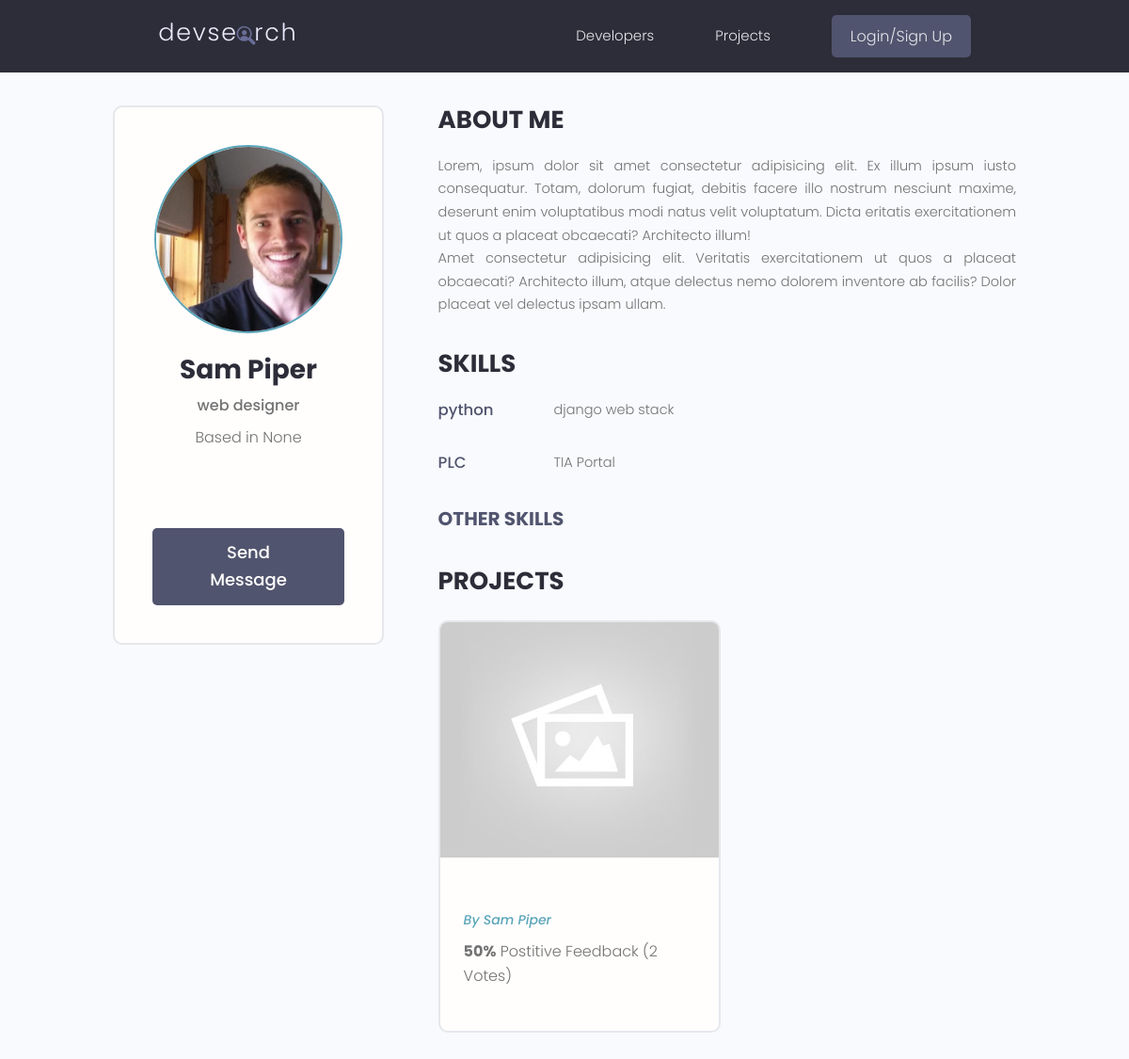
/profile/7f9dd5a284bc4281b8ed7ca192f36981, run on an earlier commit of the app's database.
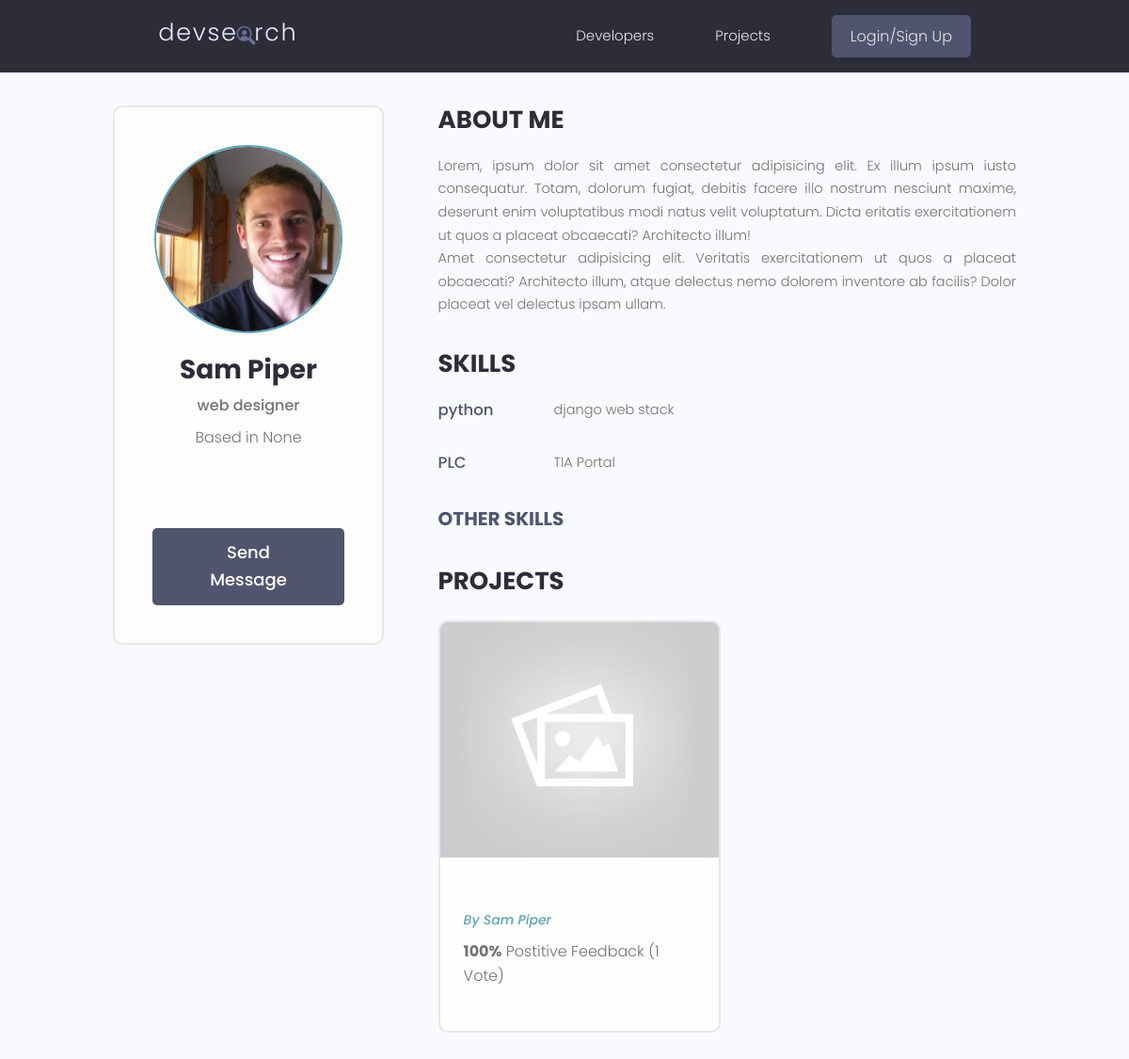
And on a later commit of the database.
### projects/models.py (models this page shows, shortened)
class Project(models.Model):
    owner = models.ForeignKey(Profile, on_delete=models.CASCADE, null=True, blank=True)
    title = models.CharField(max_length=200)
    description = models.TextField(null=True, blank=True)
    featured_image = models.ImageField(null=True, blank=True, default="default.jpg")
    demo_link = models.CharField(max_length=2000, null=True, blank=True)
    source_link = models.CharField(max_length=2000, null=True, blank=True)
    tags = models.ManyToManyField("Tag", blank=True)
    vote_total = models.IntegerField(default=0, null=True, blank=True)
    vote_ratio = models.IntegerField(default=0, null=True, blank=True)
    created = models.DateTimeField(auto_now_add=True)
    id = models.UUIDField(
        default=uuid.uuid4, unique=True, primary_key=True, editable=False
    )
    class Meta:
        ordering = ["-vote_ratio", "-vote_total", "title"]

### users/models.py (models this page shows, shortened)
class Profile(models.Model):
    user = models.OneToOneField(User, on_delete=models.CASCADE, null=True, blank=True)
    name = models.CharField(max_length=200, null=True, blank=True)
    username = models.CharField(max_length=200, null=True, blank=True)
    location = models.CharField(max_length=200, null=True, blank=True)
    email = models.EmailField(max_length=500, null=True, blank=True)
    short_intro = models.CharField(max_length=200, null=True, blank=True)
    bio = models.TextField(null=True, blank=True)
    profile_image = models.ImageField(
        null=True,
        blank=True,
        upload_to="profiles/",
        default="profiles/users-default.png",
    )
    social_github = models.CharField(max_length=200, null=True, blank=True)
    social_twitter = models.CharField(max_length=200, null=True, blank=True)
    social_linkedin = models.CharField(max_length=200, null=True, blank=True)
    social_youtube = models.CharField(max_length=200, null=True, blank=True)
    social_website = models.CharField(max_length=200, null=True, blank=True)
    id = models.UUIDField(
        default=uuid.uuid4, unique=True, primary_key=True, editable=False
    )

### users/views.py (the view)
# urls.py: path("profile/<str:pk>", views.user_profile, name="user-profile"),
def user_profile(request, pk):
    profile = Profile.objects.get(id=pk)
    top_skills = profile.skill_set.exclude(description__exact="")
    other_skills = profile.skill_set.filter(description="")
    context = {
        "profile": profile,
        "top_skills": top_skills,
        "other_skills": other_skills,
    }
    return render(request, template_name="users/user_profile.html", context=context)

### users/templates/users/user_profile.html (shortened to what this page needs)
{% extends 'main.html' %}
{% block content %}
  <main class="profile my-md">
    <div class="container">
      <div class="layout">
        <div class="column column--1of3">
          <div class="card text-center">
            <div class="card__body dev">
              <img class="avatar avatar--xl" src="{{ profile.profile_image.url }}" />
              <h2 class="dev__name">{{ profile.name }}</h2>
              <p class="dev__title">{{ profile.short_intro }}</p>
              <p class="dev__location">Based in {{ profile.location }}</p>
              <ul class="dev__social">
              </ul>
              {% if request.user.profile.id != profile.id %}
                <a href="{% url 'create-message' profile.id %}"
                   class="btn btn--sub btn--lg">Send Message</a>
              {% endif %}
            </div>
          </div>
        </div>
        <div class="column column--2of3">
          <div class="devInfo">
            <h3 class="devInfo__title">About Me</h3>
            <p class="devInfo__about">
              Lorem, ipsum dolor sit amet consectetur adipisicing elit. Ex illum ipsum iusto consequatur. Totam,
              dolorum fugiat, debitis facere illo nostrum nesciunt maxime, deserunt enim voluptatibus modi natus velit
              voluptatum. Dicta eritatis exercitationem ut quos a placeat obcaecati? Architecto illum!
              <br />
              Amet consectetur adipisicing elit. Veritatis exercitationem ut quos a placeat obcaecati? Architecto
              illum, atque delectus nemo dolorem inventore ab facilis? Dolor placeat vel delectus ipsam ullam.
            </p>
          </div>
          <div class="devInfo">
            <h3 class="devInfo__title">Skills</h3>
            <div class="devInfo__skills">
              {% for skill in top_skills %}
                <div class="devSkill">
                  <h4 class="devSkill__title">{{ skill.name }}</h4>
                  <p class="devSkill__info">{{ skill.description }}</p>
                </div>
              {% endfor %}
              <h3 class="devInfo__subtitle">Other Skills</h3>
            </div>
          </div>
          <div class="devInfo">
            <h3 class="devInfo__title">Projects</h3>
            <div class="grid grid--two">
              {% for project in profile.project_set.all %}
                <div class="column">
                  <div class="card project">
                    <a href="{% url 'single-project' project.id %}" class="project">
                      <img class="project__thumbnail"
                           src="{{ project.featured_image.url }}"
                           alt="project thumbnail" />
                      <div class="card__body">
                        <p>
                          <a class="project__author"
                             href="{% url 'user-profile' project.owner.id %}">By {{ project.owner.name }}</a>
                        </p>
                        <p class="project--rating">
                          <span style="font-weight: bold;">{{ project.vote_ratio }}%</span> Postitive
                          Feedback ({{ project.vote_total }} Vote{{ project.vote_total|pluralize:"s" }})
                        </p>
                      </div>
                    </a>
                  </div>
                </div>
              {% endfor %}
            </div>
          </div>
        </div>
      </div>
    </div>
  </main>
{% endblock content %}

What changed in the data, as far as the page shows it:
changed Project "Sam Piper": vote_ratio "50" → "100"; vote_total "2" → "1"
